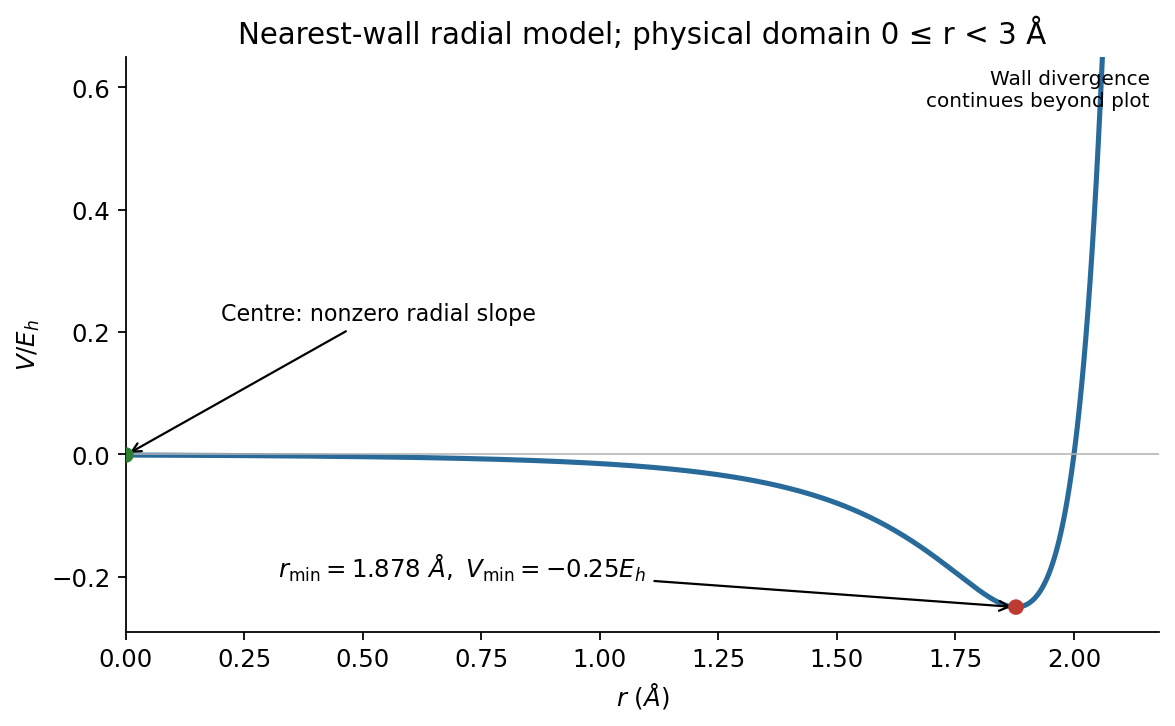

The Python source for this figure:
#!/usr/bin/env python3
"""Original explanatory schematic; Python 3.14, numpy and matplotlib."""
import numpy as np
import matplotlib
matplotlib.use("Agg")
import matplotlib.pyplot as plt
plt.rcParams.update({"font.size": 11, "axes.spines.top": False, "axes.spines.right": False})

r=np.linspace(0,2.18,1000);v=(1/(3-r))**12-(1/(3-r))**6
r0=3-2**(1/6)
fig,ax=plt.subplots(figsize=(7.5,4.7));ax.plot(r,v,lw=2.3,c='#286b9b')
ax.scatter([0,r0],[(1/3)**12-(1/3)**6,-.25],c=['#2d7f32','#bd3b31'],zorder=4)
ax.annotate(r'$r_{\min}=1.878\ \AA,\ V_{\min}=-0.25E_h$',(r0,-.25),xytext=(.32,-.20),arrowprops={'arrowstyle':'->'},fontsize=11)
ax.annotate('Centre: nonzero radial slope',(0,-.00137),xytext=(.2,.22),arrowprops={'arrowstyle':'->'},fontsize=10)
ax.axhline(0,c='0.7',lw=.7);ax.set(xlabel=r'$r$ ($\AA$)',ylabel=r'$V/E_h$',xlim=(0,2.18),ylim=(-.29,.65))
ax.set_title('Nearest-wall radial model; physical domain 0 ≤ r < 3 Å')
ax.text(2.16,.57,'Wall divergence\ncontinues beyond plot',ha='right',fontsize=9)
fig.tight_layout()
fig.savefig("paper-2a-cage-potential.png", dpi=160, bbox_inches="tight", facecolor="white")
plt.close(fig)
